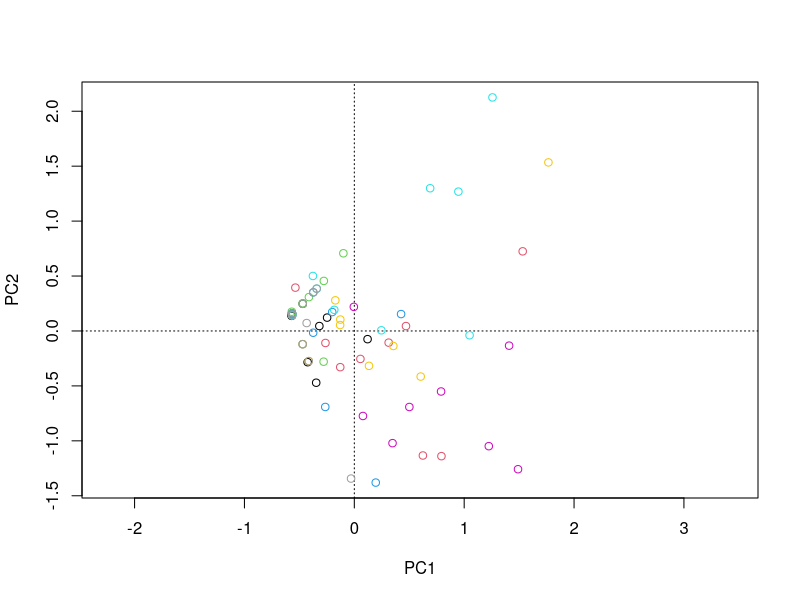
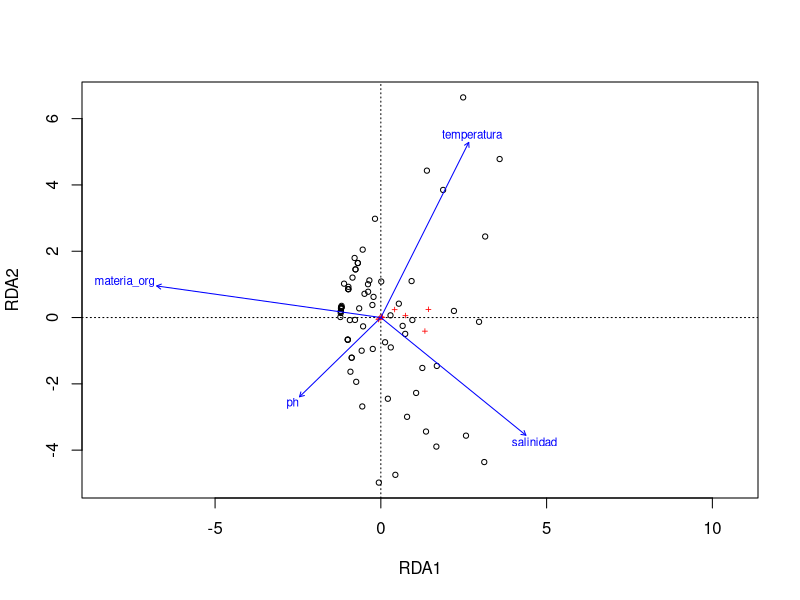
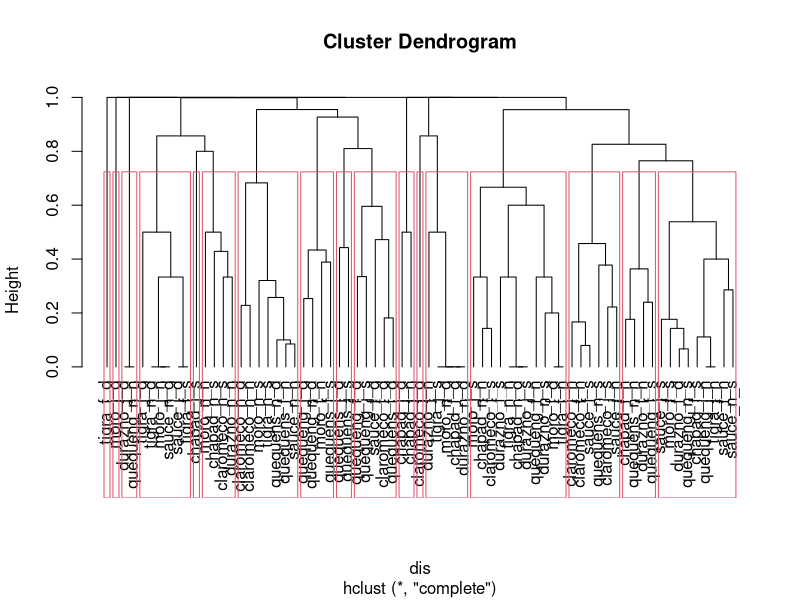
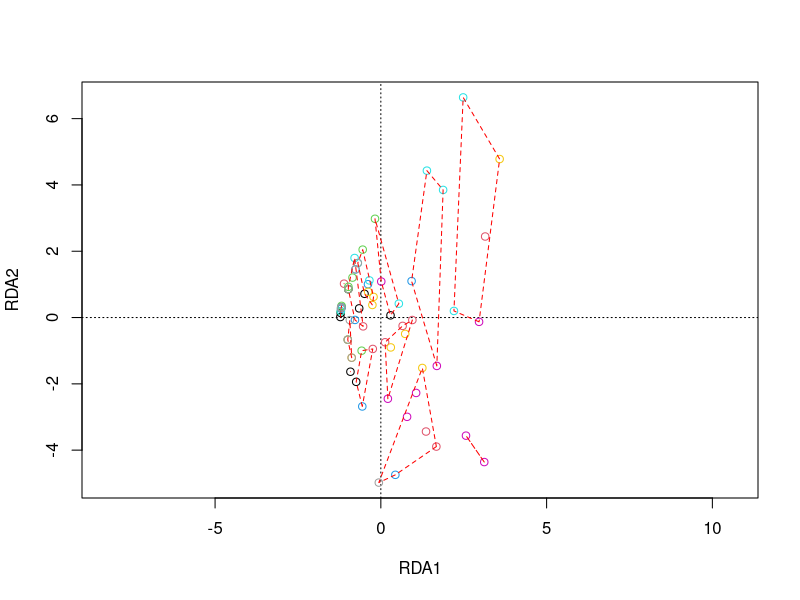

The R source for these figures, in order:
## ---- chunk 1
#| echo: true

library(openxlsx)
env <- read.xlsx("data/sciberras_ambiente.xlsx", sheet = 1, rowNames = TRUE)
com <- read.xlsx("data/sciberras_especies.xlsx", sheet = 1, rowNames = TRUE)
## ---- chunk 2
#| echo: true

comm <- log1p(com)
sites <- env[, 1:3]
envm <- scale(env[, 4:7])
## ---- chunk 3
#| echo: true
#| output: false

library(vegan)
decorana(comm)
## ---- chunk 4
#| echo: true

comm_rda <- rda(comm)
ordiplot(comm_rda, display = "sites", type = "n")
points(comm_rda, col = as.numeric(as.factor(sites[, "rio"])))
## ---- chunk 5
#| echo: true
#| output: false

comm_envm_rda <- rda(comm, envm)
comm_envm_rda
ordiplot(comm_envm_rda)
## ---- chunk 6
#| echo: true
dis <- vegdist(com)
## ---- chunk 7
#| echo: true

com_hc <- hclust(dis, method = "complete")
## ---- chunk 8
#| echo: true

plot(com_hc, hang = - 1)
rect.hclust(com_hc, h = 0.7)
## ---- chunk 9
#| echo: true

grp <- cutree(com_hc, h=0.7)
## ---- chunk 10
#| echo: true

ordiplot(comm_envm_rda, display = "sites", type = "n")
points(comm_envm_rda, col = as.numeric(as.factor(sites[, "rio"])))
ordihull(comm_envm_rda, grp, lty=2, col="red")
